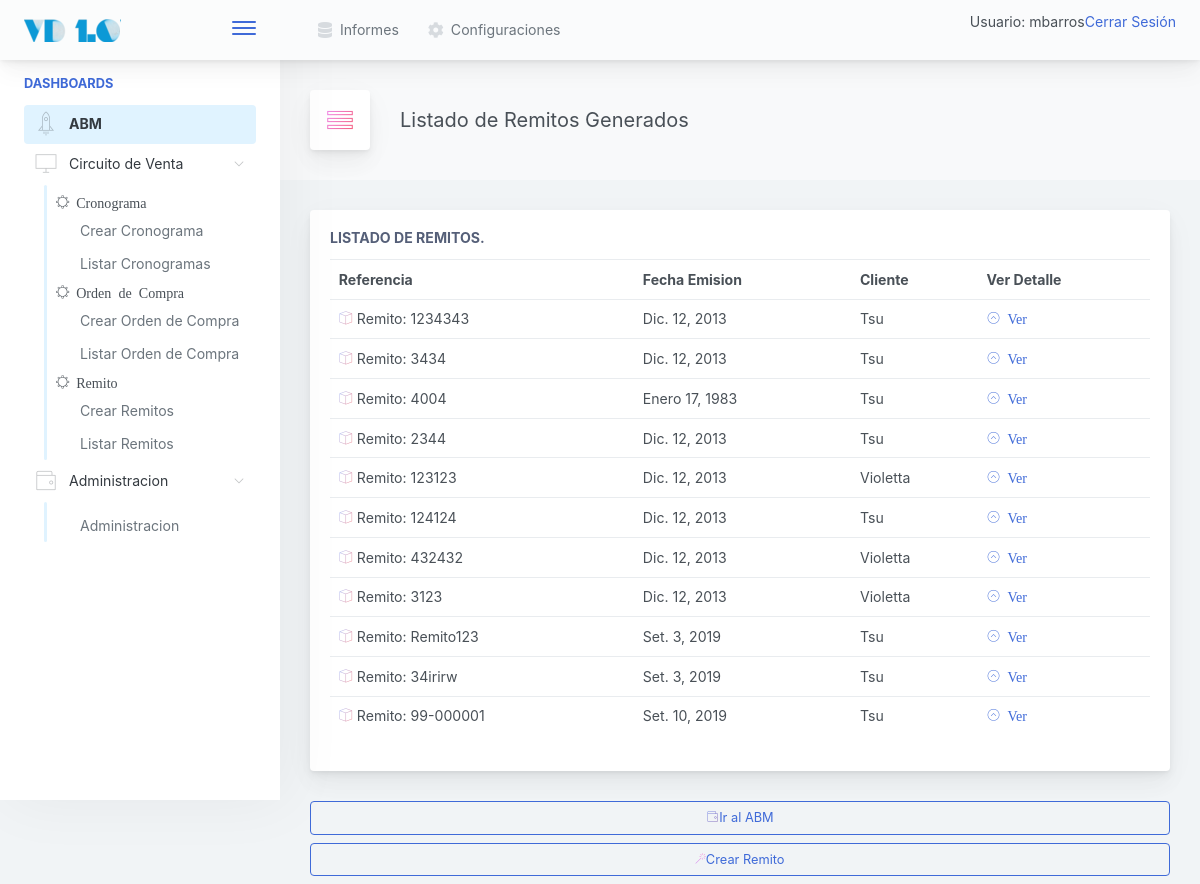
Before: /venta/remito/listar/ (signed in) with the older database file.
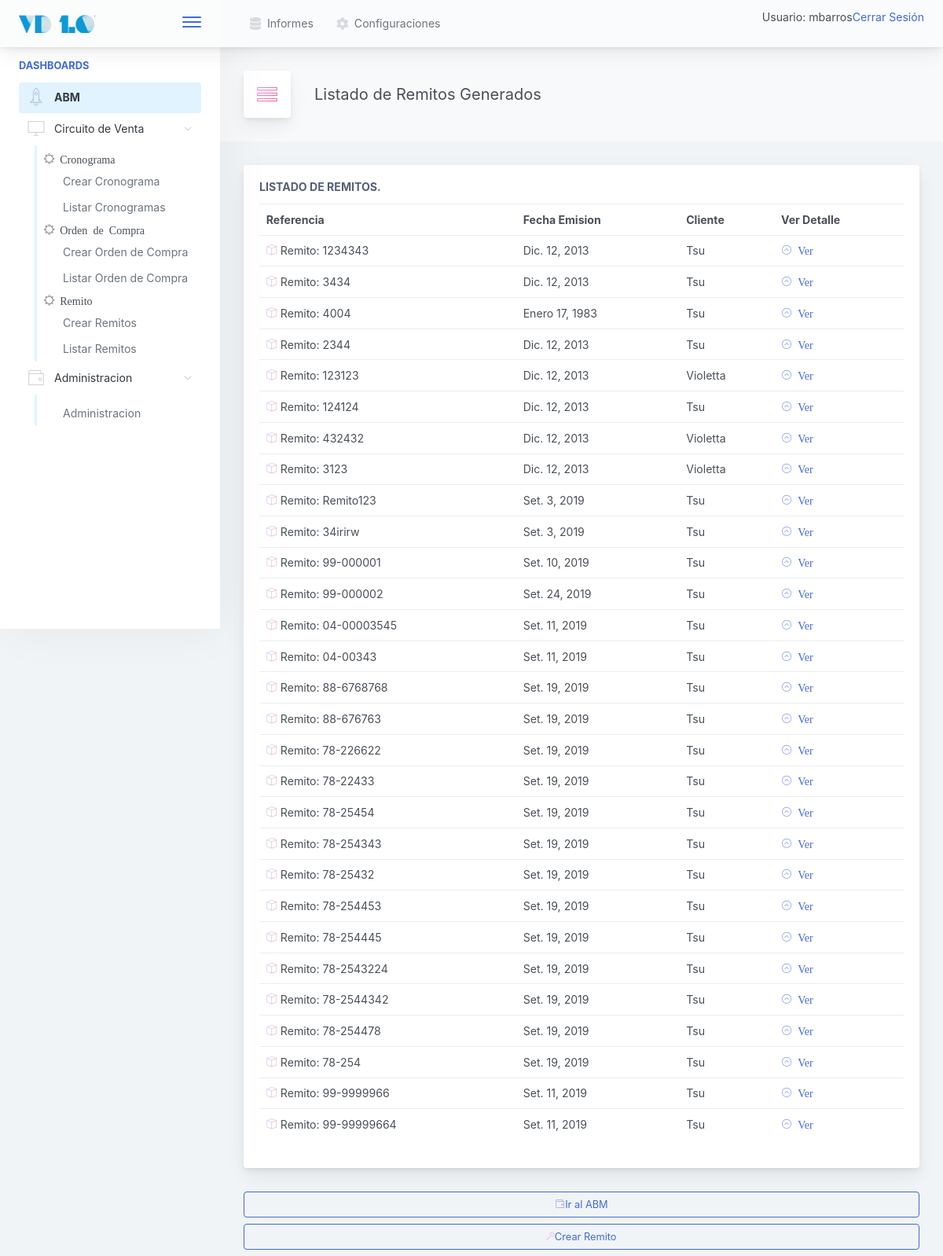
After: the same page with the newer database file.
### venta/models.py (models this page shows)
class Remito(models.Model):
	referencia_externa 		= models.CharField(max_length=50, unique=True)
	cliente 				= models.ForeignKey(Cliente, null=False, blank=False, on_delete=models.CASCADE)
	ordencompra 			= models.ForeignKey(OrdenCompra, null=False, blank=False, on_delete=models.CASCADE)
	fecha_emision			= models.DateField(null=True, blank=True)
	formato_de_impresion 	= models.ForeignKey(FormatodeImpresion, default=1, null=False, blank=False, on_delete=models.CASCADE)
	conformado				= models.BooleanField(default=False)
	def __str__(self):
		return "Remito: " + self.referencia_externa

### gral/models.py (models this page shows)
class Cliente(models.Model):
	razon_social      = models.CharField(max_length=150, unique=True)
	nombre_corto      = models.CharField(max_length=25, unique=True)
	cuit              = models.CharField(max_length=15, unique=True)
	direccion_fiscal  = models.CharField(max_length=250)
	direccion_entrega = models.CharField(max_length=250)
	observaciones     = models.TextField(blank=True)
	def __str__(self):
		return self.nombre_corto

### venta/views.py (the view)
# urls.py: path('remito/listar/', RemitoListView.as_view(), name='RemitoListar'),
class RemitoListView(LoginRequiredMixin, ListView):
	model = Remito

### inicio/templates/venta/remito_list.html
{% extends '../base.html' %}
{%  block cuerpo %}
<div class="app-page-title">
<div class="page-title-heading">
   <div class="page-title-icon">
                                        <i class="pe-7s-menu icon-gradient bg-ripe-malin">
                                        </i>
                                    </div>
<div>Listado de Remitos Generados</div>
                                    </div>
</div>
    {% if object_list %}
<div class="main-card mb-3 card">
	<div class="card-body">
	<h5 class="card-title">Listado de Remitos.</h5>
		<table class="table table-hover table-fixed">
		  <tr>
		    <th>Referencia</th>
		    <th>Fecha Emision</th>
		    <th>Cliente</th>
		    <th>Ver Detalle</th>
		  </tr>
		      {% for remito in object_list %}
		   <tr>
		      <td><i class="pe-7s-box2 icon-gradient bg-amy-crisp">
		        </i>
		        {{remito}}
		      </td>
		      <td>
		        {{remito.fecha_emision }}
		      </td>
		      <td>
		        {{remito.cliente}}
		      </td>
		      <td>
			      <a href="{% url 'venta:RemitoDetail' pk=remito.id %}">
			      	<i class="pe-7s-angle-up-circle">
			      			Ver
			      	</i>
			      </a>
		      </td>
		    </tr>
		      {% endfor %}
		    {% else %}
		      <p>No hay registros para mostrar.</p>
		    {% endif %}
		</table>
	</div>
</div>
<a href="{% url 'inicio:abm' %}">
<button class="mb-2 mr-2 btn-transition btn btn-outline-primary btn-block">
		<i class="pe-7s-wallet icon-gradient bg-plum-plate"></i>Ir al ABM
</button>
</a>
<a href="{% url 'venta:RemitoCrear' %}">
<button class="mb-2 mr-2 btn-transition btn btn-outline-primary btn-block">
		<i class="pe-7s-magic-wand icon-gradient bg-mixed-hopes"></i>Crear Remito
</button>
</a>
{% endblock %}

### inicio/templates/base.html (shortened to what this page needs)
{% load static %}
<!doctype html>
<html lang="en">
<head>
<link href="{% static 'css/main.css'%}" rel="stylesheet"></head>
<body>
    {% if user.is_authenticated %}
            <div class="app-container app-theme-white body-tabs-shadow fixed-sidebar fixed-header">
    {% else %}
        <div class="app-container app-theme-white body-tabs-shadow fixed-sidebar fixed-header closed-sidebar">
    {% endif %}
        <div class="app-header header-shadow">
            <div class="app-header__logo">
                <div class="logo-src"></div>
                <div class="header__pane ml-auto">
                    <div>
                        <button type="button" class="hamburger close-sidebar-btn hamburger--elastic" data-class="closed-sidebar">
                            <span class="hamburger-box">
                                <span class="hamburger-inner"></span>
                            </span>
                        </button>
                    </div>
                </div>
            </div>
                <div class="app-header__content">
                <div class="app-header-left">
                                               {% if user.is_authenticated %}
                    <ul class="header-menu nav">
                        <li class="nav-item">
                            <a href="javascript:void(0);" class="nav-link">
                                <i class="nav-link-icon fa fa-database"> </i>
                                Informes
                            </a>
                        </li>
                        <li class="dropdown nav-item">
                            <a href="javascript:void(0);" class="nav-link">
                                <i class="nav-link-icon fa fa-cog"></i>
                                Configuraciones
                            </a>
                        </li>
                    </ul>
                 {% endif %}
                 </div>
                <div class="app-header-right">
                    <div class="header-btn-lg pr-0">
                        <div class="widget-content p-0">
                            <div class="widget-content-wrapper">
                                <div class="widget-content-left">
                                    <div class="btn-group">
    {% if user.is_authenticated %}
     <p>Usuario:  {{ user.get_username }}</p>
     <p><a href="{% url 'logout'%}?next={{request.path}}">Cerrar Sesión</a></p>
   {% else %}
     <p><a href="{% url 'login'%}?next={{request.path}}">Ingresar</a></p>
   {% endif %}
                                    </div>
                                </div>
                            </div>
                        </div>
                    </div>        </div>
            </div>
        </div>
               <div class="app-main">
                <div class="app-sidebar sidebar-shadow">
                        <div class="scrollbar-sidebar">
                        <div class="app-sidebar__inner">
                            {% if user.is_authenticated %}
                            <ul class="vertical-nav-menu">
                                <li class="app-sidebar__heading">Dashboards</li>
                                  <li>
                                     <a href="{% url 'inicio:abm' %}" class="mm-active">
                                        <i class="metismenu-icon pe-7s-rocket"></i>
                                        ABM
                                    </a>
                                </li>
                                <li>
                                    <a href="#">
                                        <i class="metismenu-icon pe-7s-monitor"></i>
                                        Circuito de Venta
                                        <i class="metismenu-state-icon pe-7s-angle-down caret-left"></i>
                                    </a>
                                    <ul>
                                    	<li><i class="pe-7s-settings">  Cronograma</i></li>
                                        <li>
                                            <a href="{% url 'venta:CronogramaCreate' %}">
                                                Crear Cronograma
                                            </a>
                                        </li>
                                         <li>
                                            <a href="{% url 'venta:CronogramaList' %}">
                                                Listar Cronogramas
                                            </a>
                                        </li>
                                    	<li><i class="pe-7s-settings">  Orden de Compra</i></li>
                                         <li>
                                            <a href="{% url 'venta:OrdenCompraCompleto' %}">
                                                Crear Orden de Compra
                                            </a>
                                        </li>
                                        <li>
                                            <a href="{% url 'venta:OrdenCompraList' %}">
                                                Listar Orden de Compra
                                            </a>
                                        </li>
                                    	<li><i class="pe-7s-settings">  Remito</i></li>
                                          <li>
                                            <a href="{% url 'venta:RemitoCrear' %}">
                                                Crear Remitos
                                            </a>
                                        </li>
                                        <li>
                                            <a href="{% url 'venta:RemitoListar' %}">
                                                Listar Remitos
                                            </a>
                                        </li>
                                    </ul>
                                                                    <li>
                                    <a href="#">
                                        <i class="metismenu-icon pe-7s-wallet"></i>
                                        Administracion
                                        <i class="metismenu-state-icon pe-7s-angle-down caret-left"></i>
                                    </a>
                                    <ul>
                                        <li>
                                            <a href="{% url 'admin:index' %}">
                                                Administracion
                                            </a>
                                        </li>
                                        </ul>
                                </li>
                            </ul>
                            {% endif %}
                        </div>
                    </div>
                </div>    <div class="app-main__outer">
                <div class="app-main__inner">
                                            {% if user.is_authenticated %}
			{% block cuerpo %}
			{% endblock %}
			{% else %}
			{% block sesion%}
			{% endblock %}
			{% endif %}
			</div>
    </div>
        </div>
    </div>
<script type="text/javascript" src="{% static 'css/assets/scripts/main.js' %}"></script></body>
</html>

Changed rows visible on the page:
added Remito: referencia_externa "Remito: 99-000002", fecha_emision "Set. 24, 2019", cliente "Tsu"
added Remito: referencia_externa "Remito: 04-00003545", fecha_emision "Set. 11, 2019", cliente "Tsu"
added Remito: referencia_externa "Remito: 04-00343", fecha_emision "Set. 11, 2019", cliente "Tsu"
added Remito: referencia_externa "Remito: 88-6768768", fecha_emision "Set. 19, 2019", cliente "Tsu"
added Remito: referencia_externa "Remito: 88-676763", fecha_emision "Set. 19, 2019", cliente "Tsu"
added Remito: referencia_externa "Remito: 78-226622", fecha_emision "Set. 19, 2019", cliente "Tsu"
added Remito: referencia_externa "Remito: 78-22433", fecha_emision "Set. 19, 2019", cliente "Tsu"
added Remito: referencia_externa "Remito: 78-25454", fecha_emision "Set. 19, 2019", cliente "Tsu"
added Remito: referencia_externa "Remito: 78-254343", fecha_emision "Set. 19, 2019", cliente "Tsu"
added Remito: referencia_externa "Remito: 78-25432", fecha_emision "Set. 19, 2019", cliente "Tsu"
added Remito: referencia_externa "Remito: 78-254453", fecha_emision "Set. 19, 2019", cliente "Tsu"
added Remito: referencia_externa "Remito: 78-254445", fecha_emision "Set. 19, 2019", cliente "Tsu"
added Remito: referencia_externa "Remito: 78-2543224", fecha_emision "Set. 19, 2019", cliente "Tsu"
added Remito: referencia_externa "Remito: 78-2544342", fecha_emision "Set. 19, 2019", cliente "Tsu"
added Remito: referencia_externa "Remito: 78-254478", fecha_emision "Set. 19, 2019", cliente "Tsu"
added Remito: referencia_externa "Remito: 78-254", fecha_emision "Set. 19, 2019", cliente "Tsu"
added Remito: referencia_externa "Remito: 99-9999966", fecha_emision "Set. 11, 2019", cliente "Tsu"
added Remito: referencia_externa "Remito: 99-99999664", fecha_emision "Set. 11, 2019", cliente "Tsu"
